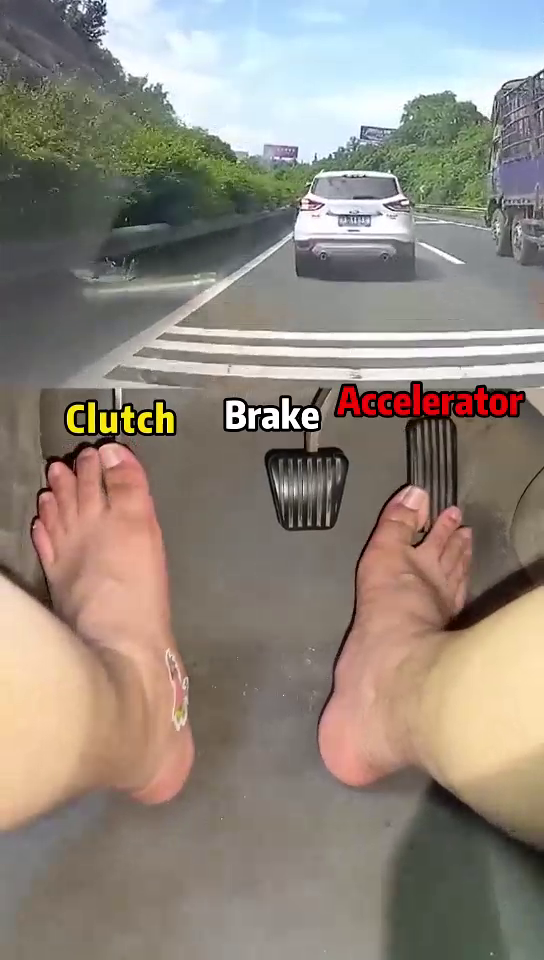
#> input picture frame 43 of hazard_detection_backend/video4.mp4, 544 x 960 px, given in place of test_road.mp4, which was not available
$ python test_blur.py
#> lines starting #> are read from the running program, lines starting #| are printed output that depends on the picture; after the words box and inside, x2 and y2 are one past the last pixel; in counts of white or black regions, pixels touching at a corner belong together
### hazard_detection_frontend/road/blur_module/blur_faces.py
import cv2
import os

def blur_faces(input_path, output_path):
    # Load pretrained Haar Cascade for face detection
#> called with input_path = 'uploads/test_road.mp4'
    face_cascade = cv2.CascadeClassifier(cv2.data.haarcascades + 'haarcascade_frontalface_default.xml')

    # Open input video
    cap = cv2.VideoCapture(input_path)
    if not cap.isOpened():
        raise Exception(f"Cannot open video: {input_path}")

    # Get frame width/height and FPS
    frame_width = int(cap.get(cv2.CAP_PROP_FRAME_WIDTH))
    frame_height = int(cap.get(cv2.CAP_PROP_FRAME_HEIGHT))
    fps = cap.get(cv2.CAP_PROP_FPS)

    # Create output video writer
    os.makedirs(os.path.dirname(output_path), exist_ok=True)
    fourcc = cv2.VideoWriter_fourcc(*'mp4v')
    out = cv2.VideoWriter(output_path, fourcc, fps, (frame_width, frame_height))

    # Frame-by-frame processing
    while True:
        ret, frame = cap.read()
#> frame is the input picture: shape (960, 544, 3); mean B, G, R 125.4, 135.3, 144.5
        if not ret:
            break

        gray = cv2.cvtColor(frame, cv2.COLOR_BGR2GRAY)
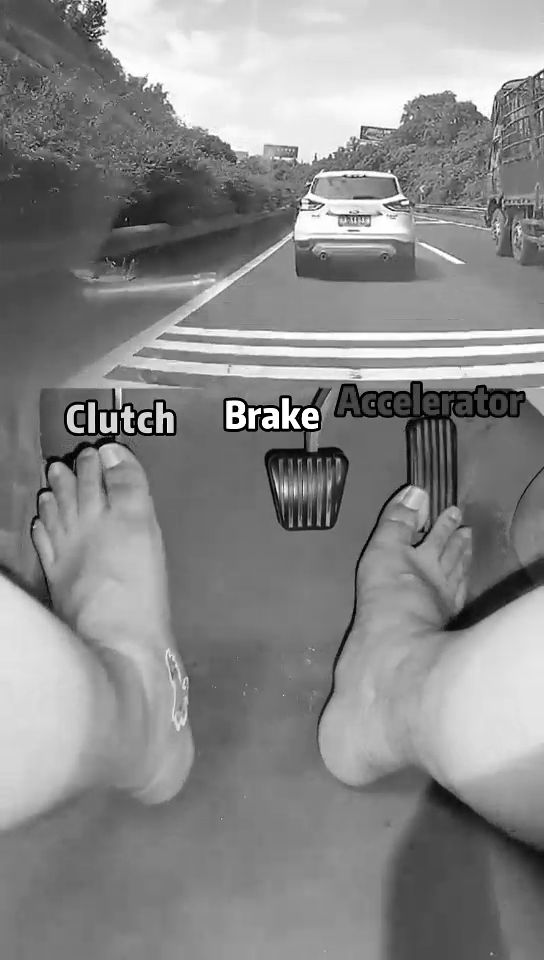
#> gray: shape (960, 544); min 0, max 255, mean 136.9
        faces = face_cascade.detectMultiScale(gray, 1.3, 5)
#> faces = ()

        # Apply blur to each face
        for (x, y, w, h) in faces:
            roi = frame[y:y+h, x:x+w]
            blurred_roi = cv2.GaussianBlur(roi, (99, 99), 30)
            frame[y:y+h, x:x+w] = blurred_roi
#> this loop made 0 passes

        out.write(frame)

    cap.release()
    out.release()
    return output_path

### hazard_detection_frontend/road/blur_module/__init__.py
from .blur_faces import blur_faces
from .blur_plates import blur_number_plates
import os

def blur_faces_and_plates(input_path, output_path="processed/output_blurred.mp4"):
    # make sure folders exist
    base_dir = os.path.dirname(os.path.dirname(os.path.abspath(__file__)))
    processed_dir = os.path.join(base_dir, "processed")
    os.makedirs(processed_dir, exist_ok=True)

    temp_path = os.path.join(processed_dir, "temp_faces.mp4")
    output_path = os.path.join(base_dir, output_path)

    print(f"[INFO] Input: {input_path}")
    print(f"[INFO] Output: {output_path}")

    print("[INFO] Blurring faces...")
    blur_faces(input_path, temp_path)

    print("[INFO] Blurring number plates...")
    blur_number_plates(temp_path, output_path)

    # cleanup
    if os.path.exists(temp_path):
        os.remove(temp_path)

    if os.path.exists(output_path):
        print(f"[SUCCESS] Blurred video saved at: {output_path}")
    else:
        print("[ERROR] Output file not found — check blur functions.")

    return output_path

### hazard_detection_frontend/road/blur_module/test_blur.py
import sys, os
sys.path.append(os.path.dirname(os.path.dirname(os.path.abspath(__file__))))

from blur_module import blur_faces_and_plates

input_video = "uploads/test_road.mp4"
output_video = "processed/output_blurred.mp4"

blur_faces_and_plates(input_video, output_video)
print("✅ Done! Check processed/output_blurred.mp4")

$ run again, starting later in the video
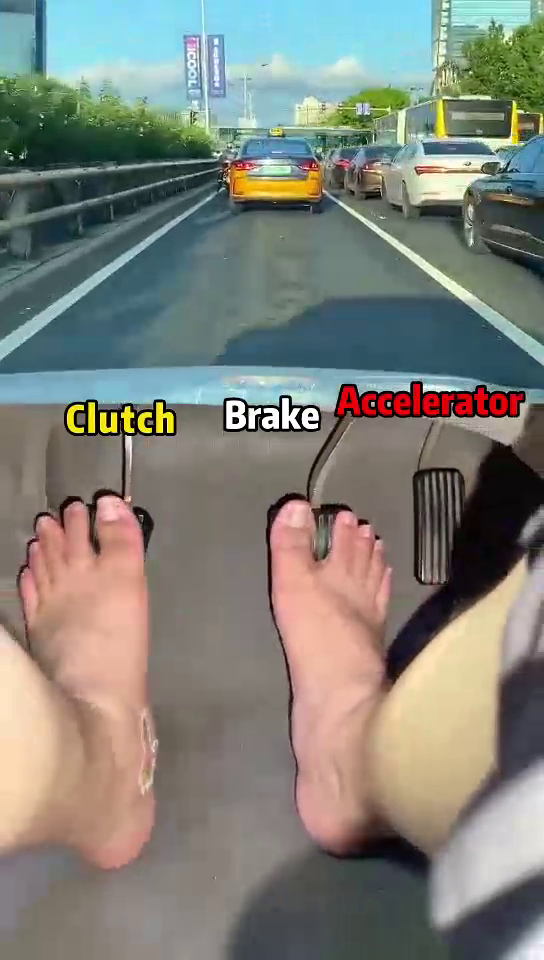
#> input picture frame 194 of hazard_detection_backend/video4.mp4, 544 x 960 px, given in place of test_road.mp4, which was not available
#> in blur_faces, frame is the input picture: shape (960, 544, 3); mean B, G, R 121.5, 129.5, 128.2
#> in blur_faces, `gray = cv2.cvtColor(frame, cv2.COLOR_BGR2GRAY)`:
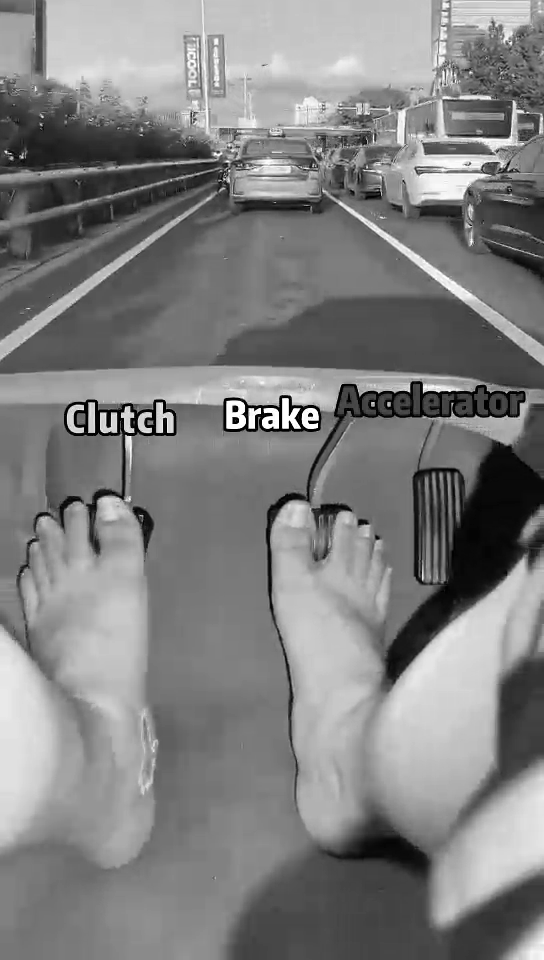
#> gray: shape (960, 544); min 0, max 255, mean 128.2
#> faces = [[89, 506, 50, 50], [269, 511, 53, 53]]
#> the loop in blur_faces, `for (x, y, w, h) in faces:` made 2 passes
#> after the loop in blur_faces, `for (x, y, w, h) in faces:`:
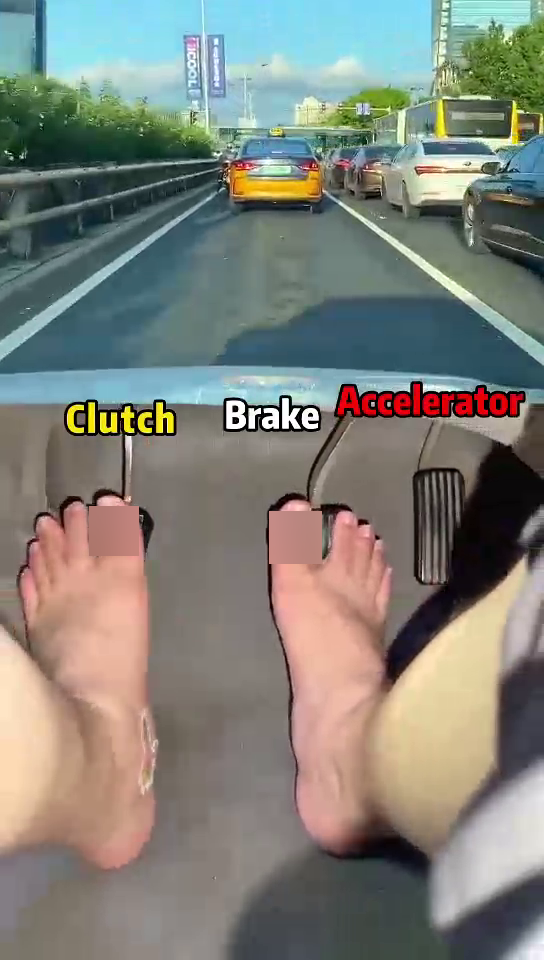
#> frame: shape (960, 544, 3); 1.02% of pixels changed, all inside (x1, y1, x2, y2) = (89, 506, 322, 564)

$ run again, starting later in the video
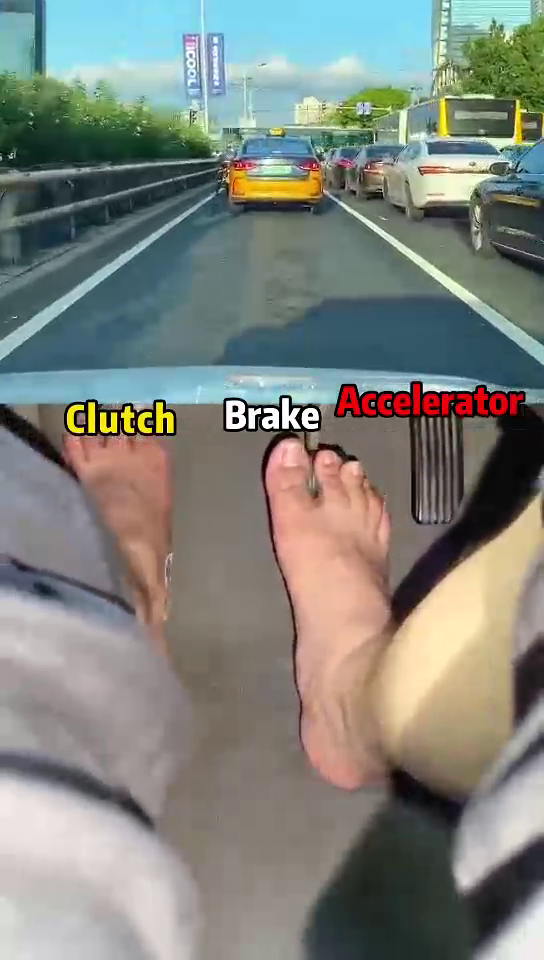
#> input picture frame 345 of hazard_detection_backend/video4.mp4, 544 x 960 px, given in place of test_road.mp4, which was not available
#> in blur_faces, frame is the input picture: shape (960, 544, 3); mean B, G, R 125.2, 132.1, 128.1
#> in blur_faces, `gray = cv2.cvtColor(frame, cv2.COLOR_BGR2GRAY)`:
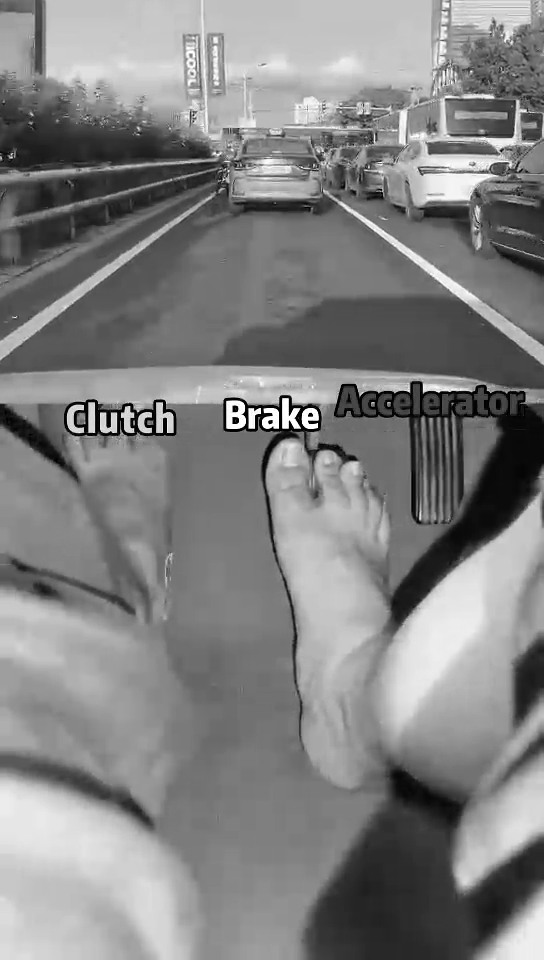
#> gray: shape (960, 544); min 0, max 255, mean 130.1
#> faces = [[261, 449, 57, 57], [307, 764, 78, 78]]
#> the loop in blur_faces, `for (x, y, w, h) in faces:` made 2 passes
#> after the loop in blur_faces, `for (x, y, w, h) in faces:`:
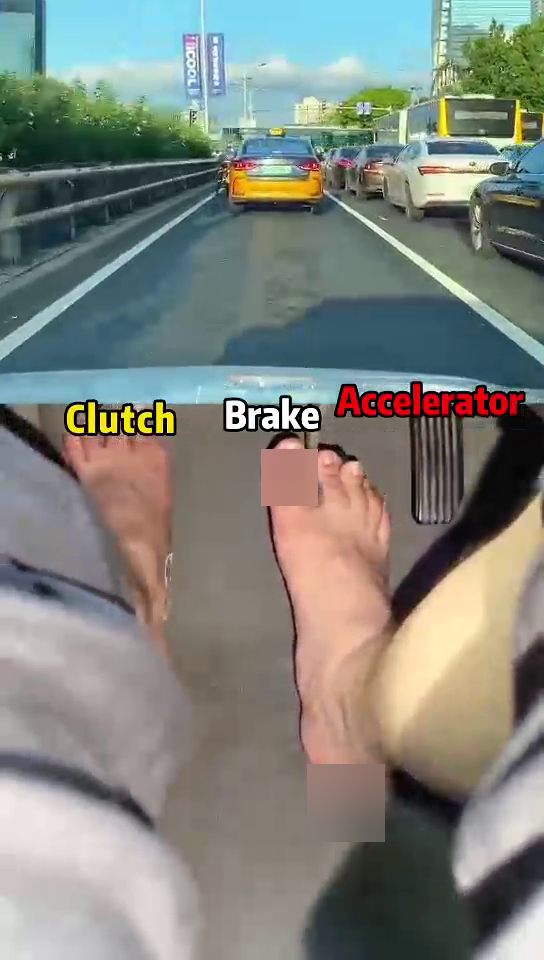
#> frame: shape (960, 544, 3); 1.79% of pixels changed, all inside (x1, y1, x2, y2) = (261, 449, 385, 842)
